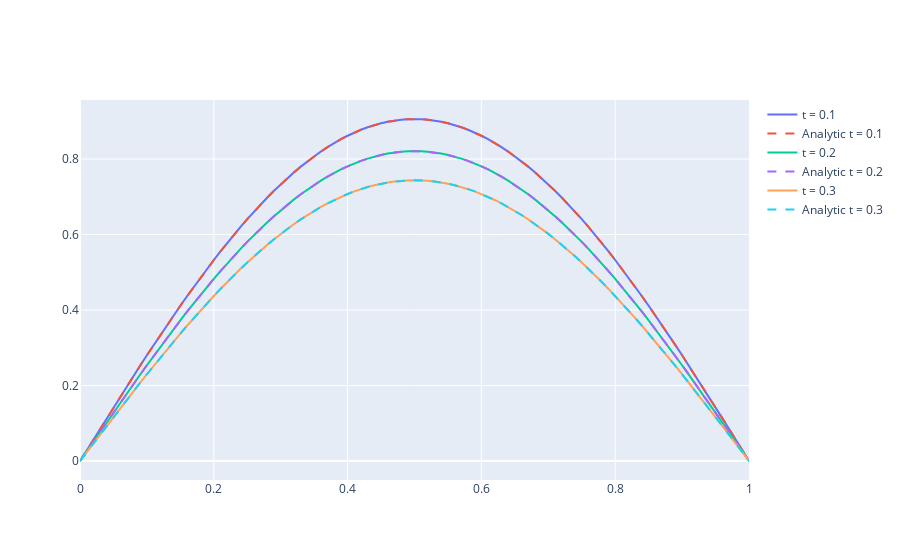

Notebook source saved alongside this figure:
### Code cell
# Check against fixed t
idx = [1000, 2000, 3000]
t_checks = t[idx]
print(t_checks)

fig = go.Figure()
for t_check in t_checks:
    idx = np.where(t == t_check)[0][0]
    fig.add_trace(go.Scatter(x=bvp.x_values, y=u[:, idx], name=f't = {t_check}'))
    fig.add_trace(go.Scatter(x=bvp.x_values, y=analytic_sol(bvp.x_values, t_check), name=f'Analytic t = {t_check}', mode='lines', line=dict(dash='dash')))

fig.show()
